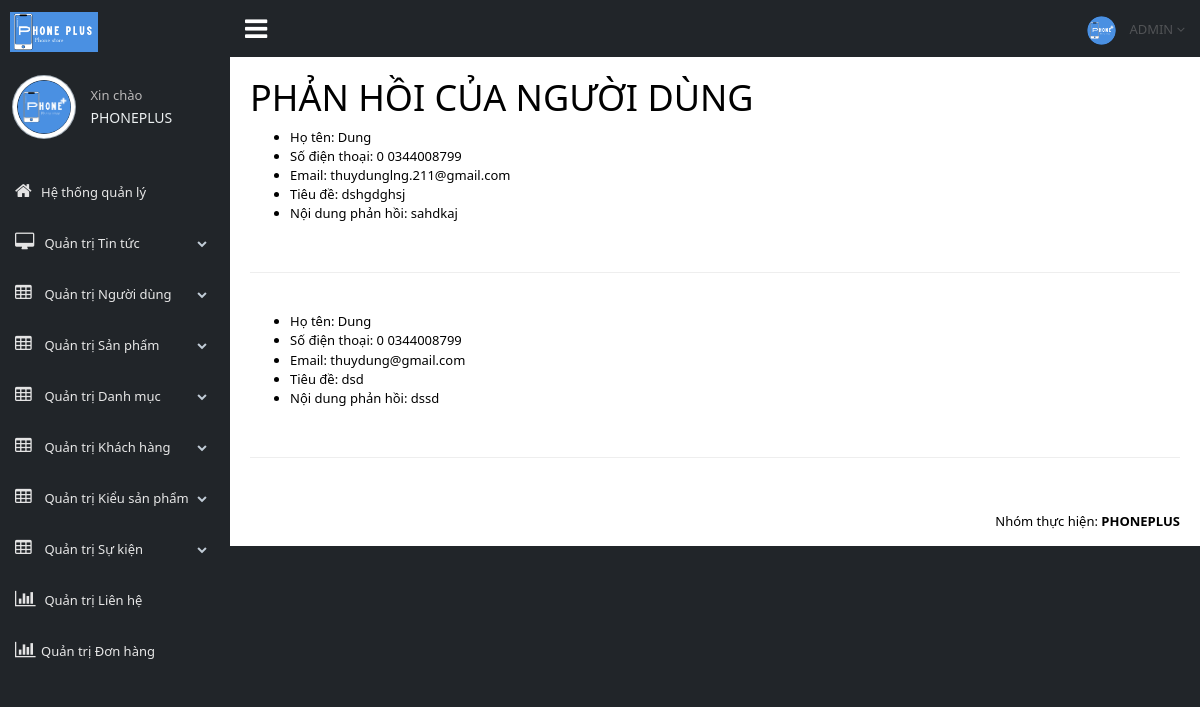
/admin/quan_tri_lien_he.php (signed in), run on the app's committed database.
### tables this page shows
CREATE TABLE `tbl_lien_he` (
  `lien_he_id` int(100) NOT NULL,
  `ten_lien_he` varchar(100) DEFAULT NULL,
  `so_dien_thoai` varchar(11) NOT NULL,
  `email` varchar(100) DEFAULT NULL,
  `tieu_de` text DEFAULT NULL,
  `noi_dung` text DEFAULT NULL
);

### admin/quan_tri_lien_he.php (the view, shortened to what this page needs)
<!DOCTYPE html>
<html lang="en">
<head>
  <link href="../vendors/bootstrap/dist/css/bootstrap.min.css" rel="stylesheet">
  <link href="../vendors/font-awesome/css/font-awesome.min.css" rel="stylesheet">
  <link href="../vendors/nprogress/nprogress.css" rel="stylesheet">
  <link href="../../vendors/iCheck/skins/flat/green.css" rel="stylesheet">
  <link href="../vendors/bootstrap-progressbar/css/bootstrap-progressbar-3.3.4.min.css" rel="stylesheet">
  <link href="../vendors/jqvmap/dist/jqvmap.min.css" rel="stylesheet" />
  <link href="../vendors/bootstrap-daterangepicker/daterangepicker.css" rel="stylesheet">
  <link href="../build/css/custom.min.css" rel="stylesheet">
</head>
<body class="nav-md" style="background-color:#212529;">
  <div class="container body">
    <div class="main_container">
      <div class="col-md-3 left_col">
        <div class="left_col scroll-view">
          <?php include("top.php"); ?>
          <div class="right_col" role="main">
            <div class="row">
              <div class="col-md-12 col-sm-12 col-xs-12">
                <h1>PHẢN HỒI CỦA NGƯỜI DÙNG</h1>
                <?php
                include("../commo/connect.php");
                $sql = "SELECT * FROM tbl_lien_he ORDER BY lien_he_id DESC";
                $dulieu = mysqli_query($ketnoi, $sql);
                while ($row = mysqli_fetch_array($dulieu)) {
                  ; ?>
                  <ul>
                    <li>Họ tên:
                      <?php echo $row["ten_lien_he"]; ?>
                    </li>
                    <li>Số điện thoại: 0
                      <?php echo $row["so_dien_thoai"]; ?>
                    </li>
                    <li>Email:
                      <?php echo $row["email"]; ?>
                    </li>
                    <li>Tiêu đề:
                      <?php echo $row["tieu_de"]; ?>
                    </li>
                    <li>Nội dung phản hồi:
                      <?php echo $row["noi_dung"]; ?>
                    </li>
                  </ul>
                  <br>
                  <hr><br>
                  <?php
                }
                ; ?>
              </div>
            </div>
          </div>
          <?php include("bottom.php"); ?>
        </div>
      </div>
</body>
</html>

### data on the page
tbl_lien_he: ten_lien_he "Dung", so_dien_thoai "0344008799", email "thuydunglng.211@gmail.com", tieu_de "dshgdghsj", noi_dung "sahdkaj"
tbl_lien_he: ten_lien_he "Dung", so_dien_thoai "0344008799", email "thuydung@gmail.com", tieu_de "dsd", noi_dung "dssd"
